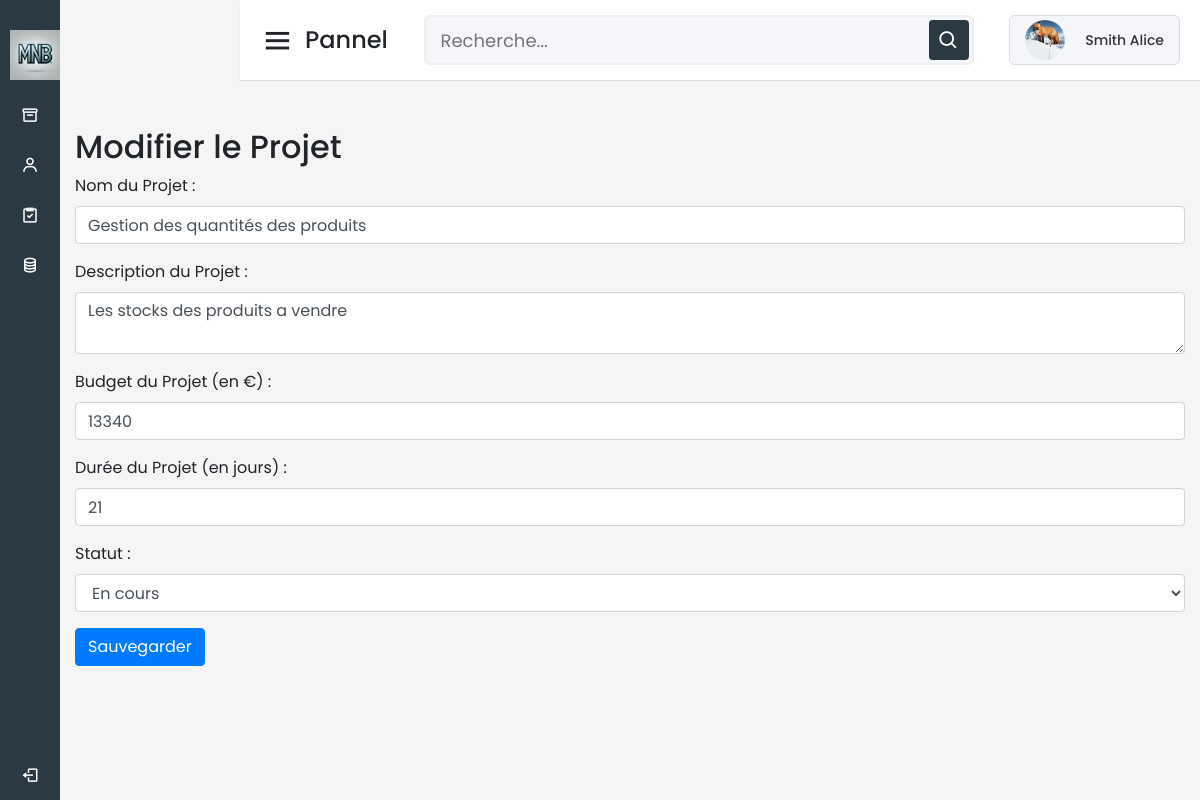
Screenshot of /modifier_projet.php?id=19 (signed in) with the database file from the repository.
### tables this page shows
CREATE TABLE `Projet` (
  `IDProjet` int(11) NOT NULL,
  `nomProjet` varchar(50) NOT NULL,
  `Duree_projet` varchar(50) NOT NULL,
  `descriptionProjet` varchar(50) NOT NULL,
  `IDTache` int(11) DEFAULT NULL,
  `Statu` varchar(50) NOT NULL,
  `budget` int(11) NOT NULL,
  `IDUsers` text DEFAULT NULL
);

### modifier_projet.php (the view, shortened to what this page needs)
<?php
$servername = "localhost";
$username = "root";
$password = "";
$dbname = "MNB_data";
$conn = new mysqli($servername, $username, $password, $dbname);
$projet_id = $_GET['id'];
$sql = "SELECT * FROM Projet WHERE IDProjet='$projet_id'";
$result = $conn->query($sql);
$row = $result->fetch_assoc();
?>
<!DOCTYPE html>
<html lang="fr" dir="ltr">
<head>
    <link rel="stylesheet" href="css/dashboard.css">
    <link href="https://stackpath.bootstrapcdn.com/bootstrap/4.5.2/css/bootstrap.min.css" rel="stylesheet">
    <link href="https://unpkg.com/boxicons@2.0.7/css/boxicons.min.css" rel="stylesheet" />
</head>
<body>
    <?php include('sidebar.php'); ?>
    <section class="home-section">
    <?php include('header_gestion.php'); ?>
        <div class="home-content">
            <div class="container mt-4">
                <h2>Modifier le Projet</h2>
                <form class="needs-validation" novalidate method="post">
                    <div class="form-group">
                        <label for="nom_projet">Nom du Projet :</label>
                        <input type="text" class="form-control" id="nom_projet" name="nom_projet" value="<?php echo htmlspecialchars($row['nomProjet']); ?>" required>
                    </div>
                    <div class="form-group">
                        <label for="description_projet">Description du Projet :</label>
                        <textarea class="form-control" id="description_projet" name="description_projet" required><?php echo htmlspecialchars($row['descriptionProjet']); ?></textarea>
                    </div>
                    <div class="form-group">
                        <label for="budget">Budget du Projet (en €) :</label>
                        <input type="number" class="form-control" id="budget" name="budget" value="<?php echo htmlspecialchars($row['budget']); ?>" required>
                    </div>
                    <div class="form-group">
                        <label for="duree_projet">Durée du Projet (en jours) :</label>
                        <input type="number" class="form-control" id="duree_projet" name="duree_projet" value="<?php echo htmlspecialchars($row['Duree_projet']); ?>" required>
                    </div>
                    <div class="form-group">
                        <label for="statu">Statut :</label>
                        <select class="form-control" id="statu" name="statu" required>
                            <option value="En cours" <?php echo $row['Statu'] === 'En cours' ? 'selected' : ''; ?>>En cours</option>
                        </select>
                    </div>
                    <button type="submit" class="btn btn-primary">Sauvegarder</button>
                </form>
            </div>
        </div>
    </section>
</body>
</html>

### css/dashboard.css (style rules this page uses)
* { margin: 0; padding: 0; box-sizing: border-box; font-family: "Poppins", sans-serif; }
.home-section { position: relative; background: #f5f5f5; min-height: 100vh; width: calc(100% - 240px); left: 240px; transition: all 0.5s ease; }
.home-section .home-content { position: relative; padding-top: 104px; }
@media (max-width: 1240px) { .home-section { width: calc(100% - 60px); left: 60px; } }

### rows the page displays
projet: nom_projet "Gestion des quantités des produits", description_projet "Les stocks des produits a vendre", budget "13340", duree_projet "21", statu "En cours"

### other values shown
$user_info['Prenom'] . ' ' . $user_info['Nom'] "Smith Alice"
